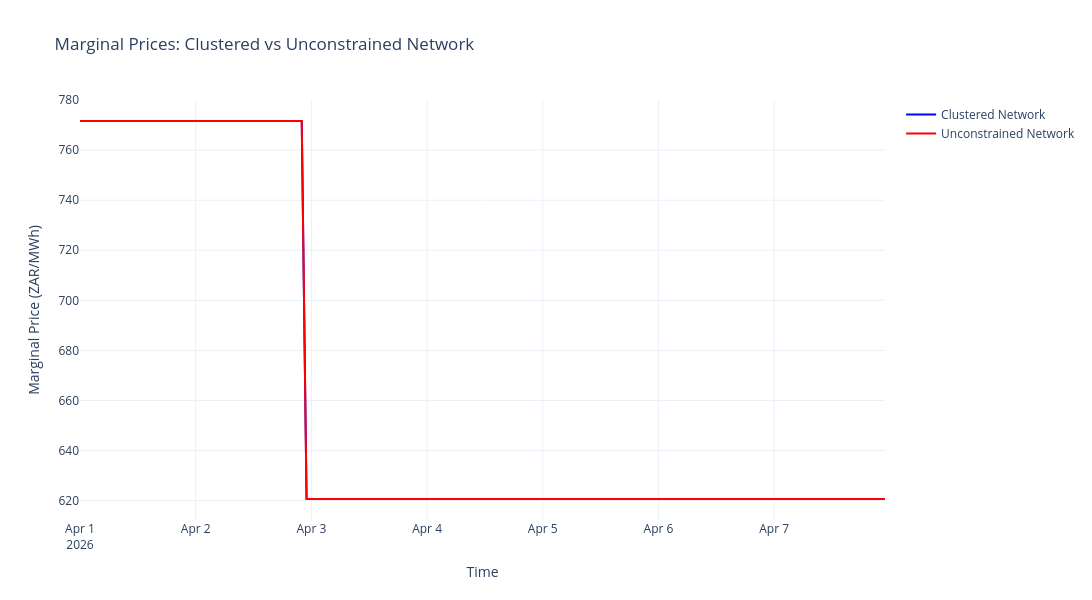

Source (notebook cell):
### Code cell
# Create plotly figure
fig = go.Figure()

# Add clustered network trace
fig.add_trace(go.Scatter(
    x=n_clustered.snapshots,
    y=clustered_marginal_prices,
    mode='lines',
    name='Clustered Network',
    line=dict(color='blue', width=2)
))

# Add unconstrained network trace
fig.add_trace(go.Scatter(
    x=n_unconstrained.snapshots,
    y=unconstrained_marginal_prices,
    mode='lines',
    name='Unconstrained Network',
    line=dict(color='red', width=2)
))

# Update layout
fig.update_layout(
    title='Marginal Prices: Clustered vs Unconstrained Network',
    xaxis_title='Time',
    yaxis_title='Marginal Price (ZAR/MWh)',
    hovermode='x unified',
    template='plotly_white',
    height=600,
    width=1200
)

fig.show()

### Figure 1 — Plotly figure (JSON) as saved in the notebook; plotly's stock layout.template omitted (floating-point values rounded to 4 significant figures; data arrays with more than 128 entries replaced by an {"elided": "..."} marker saying what was removed)
{"data": [{"line": {"color": "blue", "width": 2}, "mode": "lines", "name": "Clustered Network", "type": "scatter", "x": {"elided": "168 str values"}, "y": {"elided": "168 float values"}}, {"line": {"color": "red", "width": 2}, "mode": "lines", "name": "Unconstrained Network", "type": "scatter", "x": {"elided": "168 str values"}, "y": {"elided": "168 float values"}}], "layout": {"height": 600, "hovermode": "x unified", "title": {"text": "Marginal Prices: Clustered vs Unconstrained Network"}, "width": 1200, "xaxis": {"title": {"text": "Time"}}, "yaxis": {"title": {"text": "Marginal Price (ZAR/MWh)"}}}}
